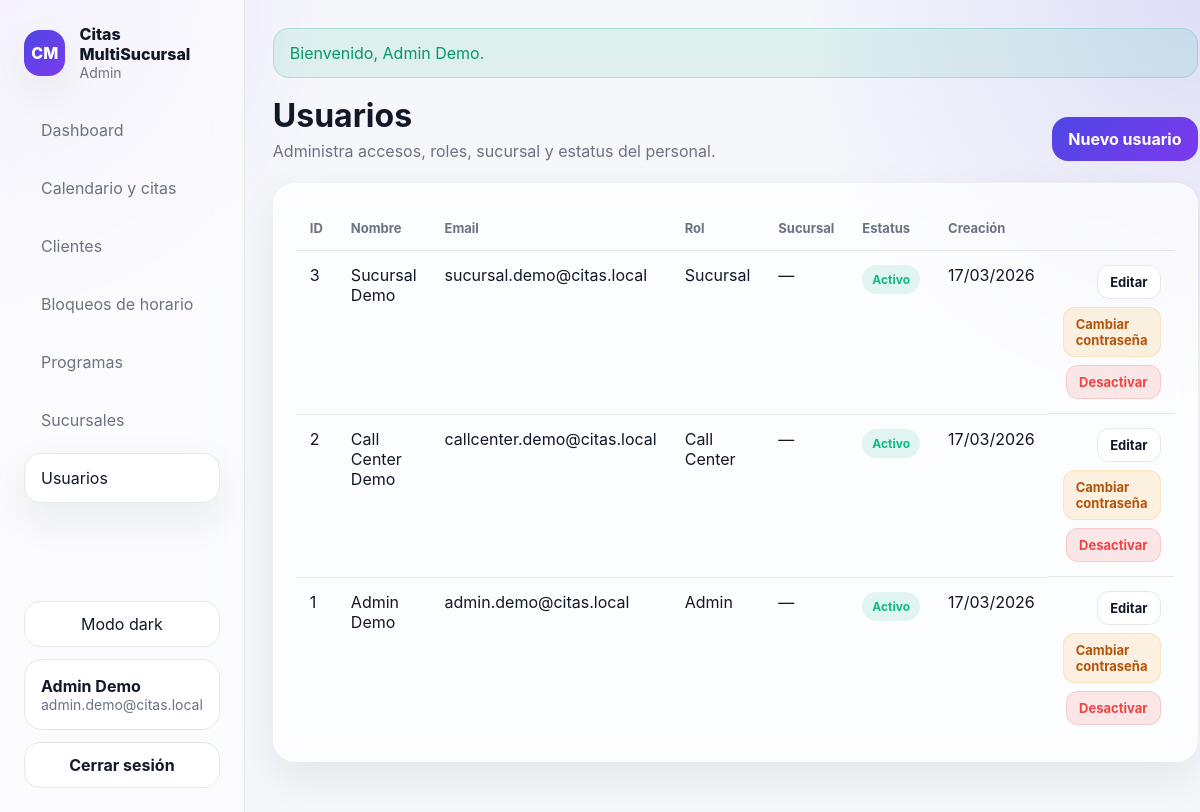
The page /users (signed in) on the database its author committed.
### tables this page shows
CREATE TABLE IF NOT EXISTS usuarios (
    id INT UNSIGNED AUTO_INCREMENT PRIMARY KEY,
    nombre VARCHAR(150) NOT NULL,
    email VARCHAR(190) NOT NULL UNIQUE,
    password VARCHAR(255) NOT NULL,
    rol ENUM('admin','call_center','sucursal') NOT NULL DEFAULT 'sucursal',
    sucursal_id INT UNSIGNED NULL,
    activo TINYINT(1) NOT NULL DEFAULT 1,
    created_at DATETIME NULL,
    updated_at DATETIME NULL,
    CONSTRAINT fk_usuarios_sucursal FOREIGN KEY (sucursal_id) REFERENCES sucursales(id) ON DELETE SET NULL
);

### app/Core/Controller.php (called while the page is built, shortened)
<?php
class Controller
{
    protected function view(string $view, array $data = [], string $layout = 'app'): void
    {
        extract($data, EXTR_SKIP);
        $viewPath = base_path('app/Views/' . $view . '.php');
        require base_path('app/Views/layouts/header.php');
        require $viewPath;
        require base_path('app/Views/layouts/footer.php');
    }
}

### app/Controllers/UserController.php (called while the page is built, shortened)
<?php
class UserController extends Controller
{
    public function index(): void
    {
        $users = User::all();
        $this->view('users/index', compact('users'));
    }
}

### index.php (called while the page is built, shortened)
<?php
require BASE_PATH . '/app/Core/helpers.php';
spl_autoload_register(function ($class) {
    $prefix = 'App\\';
    $baseDir = BASE_PATH . '/app/';
    $relativeClass = substr($class, strlen($prefix));
    $file = $baseDir . str_replace('\\', '/', $relativeClass) . '.php';
});
$router = new Router();
$router->get('/', [DashboardController::class, 'home']);
$router->get('/login', [AuthController::class, 'showLogin']);
$router->post('/login', [AuthController::class, 'login']);
$router->post('/logout', [AuthController::class, 'logout']);
$router->get('/dashboard', [DashboardController::class, 'index']);
$router->get('/sucursales', [SucursalController::class, 'index']);
$router->get('/sucursales/create', [SucursalController::class, 'create']);
$router->post('/sucursales/store', [SucursalController::class, 'store']);
$router->get('/sucursales/edit/{id}', [SucursalController::class, 'edit']);
$router->post('/sucursales/update/{id}', [SucursalController::class, 'update']);
$router->post('/sucursales/delete/{id}', [SucursalController::class, 'delete']);
$router->get('/citas', [CitaController::class, 'index']);
$router->get('/citas/create', [CitaController::class, 'create']);
$router->post('/citas/store', [CitaController::class, 'store']);
$router->get('/citas/edit/{id}', [CitaController::class, 'edit']);
$router->post('/citas/update/{id}', [CitaController::class, 'update']);
$router->post('/citas/delete/{id}', [CitaController::class, 'delete']);
$router->post('/citas/cancel/{id}', [CitaController::class, 'cancel']);
$router->get('/citas/clientes/search', [CitaController::class, 'searchClientes']);
$router->get('/citas/programas', [CitaController::class, 'programasPorSucursal']);
$router->post('/citas/prospectos/quick-store', [CitaController::class, 'quickStoreProspecto']);
$router->get('/clientes', [ClienteController::class, 'index']);
$router->get('/clientes/create', [ClienteController::class, 'create']);
$router->post('/clientes/store', [ClienteController::class, 'store']);
$router->get('/clientes/{id}', [ClienteController::class, 'show']);
$router->get('/clientes/edit/{id}', [ClienteController::class, 'edit']);
$router->post('/clientes/update/{id}', [ClienteController::class, 'update']);
$router->get('/bloqueos-horario', [BloqueoHorarioController::class, 'index']);
$router->get('/bloqueos-horario/create', [BloqueoHorarioController::class, 'create']);
$router->post('/bloqueos-horario/store', [BloqueoHorarioController::class, 'store']);
$router->get('/bloqueos-horario/edit/{id}', [BloqueoHorarioController::class, 'edit']);
$router->post('/bloqueos-horario/update/{id}', [BloqueoHorarioController::class, 'update']);
$router->post('/bloqueos-horario/delete/{id}', [BloqueoHorarioController::class, 'delete']);
$router->post('/bloqueos-horario/toggle/{id}', [BloqueoHorarioController::class, 'toggle']);
$router->get('/programas', [ProgramaController::class, 'index']);
$router->get('/programas/create', [ProgramaController::class, 'create']);
$router->post('/programas/store', [ProgramaController::class, 'store']);
$router->get('/programas/edit/{id}', [ProgramaController::class, 'edit']);
$router->post('/programas/update/{id}', [ProgramaController::class, 'update']);
$router->post('/programas/toggle/{id}', [ProgramaController::class, 'toggle']);
$router->get('/users', [UserController::class, 'index']);
$router->get('/users/create', [UserController::class, 'create']);
$router->post('/users/store', [UserController::class, 'store']);
$router->get('/users/edit/{id}', [UserController::class, 'edit']);
$router->post('/users/update/{id}', [UserController::class, 'update']);
$router->get('/users/password/{id}', [UserController::class, 'password']);
$router->post('/users/password/{id}', [UserController::class, 'updatePassword']);
$router->post('/users/toggle-active/{id}', [UserController::class, 'toggleActive']);
$router->get('/api/sucursales', [ApiController::class, 'sucursales']);
$router->get('/api/citas', [ApiController::class, 'citas']);
$router->post('/api/citas', [ApiController::class, 'storeCita']);
$router->get('/api/horarios-disponibles', [ApiController::class, 'horariosDisponibles']);
$router->get('/api/bloqueos', [ApiController::class, 'bloqueos']);
$router->post('/api/bloqueos', [ApiController::class, 'storeBloqueo']);
$router->get('/api/clientes', [ApiController::class, 'clientes']);
$router->post('/api/clientes', [ApiController::class, 'storeCliente']);
$router->get('/api/clientes/{id}', [ApiController::class, 'showCliente']);
$router->get('/install', [InstallController::class, 'index']);
$router->post('/install/run', [InstallController::class, 'run']);
$router->dispatch($_SERVER['REQUEST_METHOD'] ?? 'GET', current_path());

### app/Core/helpers.php (called while the page is built, shortened)
<?php
function base_path(string $path = ''): string
{
    return BASE_PATH . ($path ? '/' . ltrim($path, '/') : '');
}
function app_url(): string
{
    $https = (!empty($_SERVER['HTTPS']) && $_SERVER['HTTPS'] !== 'off');
    $scheme = $https ? 'https' : 'http';
    $host = $_SERVER['HTTP_HOST'] ?? 'localhost';
    $scriptName = $_SERVER['SCRIPT_NAME'] ?? '/index.php';
    $dir = rtrim(str_replace('\\', '/', dirname($scriptName)), '/');
    if ($dir === '') {
        $dir = '';
    }
    return rtrim($scheme . '://' . $host . ($dir ? $dir : ''), '/');
}
function url(string $path = ''): string
{
    $path = '/' . ltrim($path, '/');
    return app_url() . ($path === '/' ? '' : $path);
}
function asset(string $path): string
{
    $normalizedPath = ltrim($path, '/');
    $assetUrl = url('public/assets/' . $normalizedPath);
    $absolutePath = base_path('public/assets/' . $normalizedPath);
    if (is_file($absolutePath)) {
        $version = (string) filemtime($absolutePath);
        return $assetUrl . '?v=' . rawurlencode($version);
    }
    return $assetUrl;
}
function current_path(): string
{
    $uri = parse_url($_SERVER['REQUEST_URI'] ?? '/', PHP_URL_PATH) ?: '/';
    $scriptName = $_SERVER['SCRIPT_NAME'] ?? '/index.php';
    $baseDir = rtrim(str_replace('\\', '/', dirname($scriptName)), '/');
    return $uri ?: '/';
}
function e(?string $value): string
{
    return htmlspecialchars((string) $value, ENT_QUOTES, 'UTF-8');
}
function flash(string $key): ?string
{
    $message = $_SESSION['_flash'][$key] ?? null;
    return $message;
}
function auth_user(): ?array
{
    return $_SESSION['user'] ?? null;
}
function format_date(string $date): string
{
    return date('d/m/Y', strtotime($date));
}

### app/Core/Database.php (called while the page is built, shortened)
<?php
class Database
{
    private static ?PDO $pdo = null;
    public static function boot(array $config): void
    {
        $dsn = sprintf(
            'mysql:host=%s;port=%s;dbname=%s;charset=%s',
            $config['host'],
            $config['port'],
            $config['database'],
            $config['charset']
        );
        self::$pdo = new PDO($dsn, $config['username'], $config['password'], [
            PDO::ATTR_ERRMODE => PDO::ERRMODE_EXCEPTION,
            PDO::ATTR_DEFAULT_FETCH_MODE => PDO::FETCH_ASSOC,
        ]);
    }
    public static function pdo(): PDO
    {
        return self::$pdo;
    }
    public static function select(string $sql, array $params = []): array
    {
        $stmt = self::pdo()->prepare($sql);
        $stmt->execute($params);
        return $stmt->fetchAll();
    }
}

### app/Models/User.php (called while the page is built, shortened)
<?php
class User
{
    public static function all(): array
    {
        return Database::select(
            "SELECT u.*, s.nombre AS sucursal_nombre
             FROM usuarios u
             LEFT JOIN sucursales s ON s.id = u.sucursal_id
             ORDER BY u.created_at DESC, u.id DESC"
        );
    }
}

### app/Views/users/index.php (the view, shortened to what this page needs)
<section class="page-head">
    <div>
        <h1>Usuarios</h1>
        <p>Administra accesos, roles, sucursal y estatus del personal.</p>
    </div>
    <div class="page-actions">
        <a class="btn btn-primary" href="<?= e(url('/users/create')) ?>">Nuevo usuario</a>
    </div>
</section>
<section class="card">
    <div class="table-wrap">
        <table class="table">
            <thead>
                <tr>
                    <th>ID</th>
                    <th>Nombre</th>
                    <th>Email</th>
                    <th>Rol</th>
                    <th>Sucursal</th>
                    <th>Estatus</th>
                    <th>Creación</th>
                    <th></th>
                </tr>
            </thead>
            <tbody>
                <?php foreach ($users as $item): ?>
                <tr>
                    <td><?= e((string)$item['id']) ?></td>
                    <td><?= e($item['nombre']) ?></td>
                    <td><?= e($item['email']) ?></td>
                    <td><?= e(ucwords(str_replace('_', ' ', $item['rol']))) ?></td>
                    <td><?= e($item['sucursal_nombre'] ?? '—') ?></td>
                    <td>
                        <?php if ((int)$item['activo'] === 1): ?>
                            <span class="badge badge-atendida">Activo</span>
                        <?php else: ?>
                            <span class="badge badge-cancelada">Inactivo</span>
                        <?php endif; ?>
                    </td>
                    <td><?= e(format_date($item['created_at'])) ?></td>
                    <td class="actions-cell">
                        <a class="btn btn-outline btn-sm" href="<?= e(url('/users/edit/' . $item['id'])) ?>">Editar</a>
                        <a class="btn btn-warning btn-sm" href="<?= e(url('/users/password/' . $item['id'])) ?>">Cambiar contraseña</a>
                        <form method="POST" action="<?= e(url('/users/toggle-active/' . $item['id'])) ?>" onsubmit="return confirm('¿Confirmas cambiar el estatus de este usuario?');">
                            <button class="btn <?= (int)$item['activo'] === 1 ? 'btn-danger' : 'btn-primary' ?> btn-sm" type="submit">
                                <?= (int)$item['activo'] === 1 ? 'Desactivar' : 'Activar' ?>
                            </button>
                        </form>
                    </td>
                </tr>
                <?php endforeach; ?>
            </tbody>
        </table>
    </div>
</section>

### app/Core/Router.php (shortened to what this page needs)
<?php
class Router
{
    private array $routes = [];
    private function addRoute(string $method, string $path, array $handler): void
    {
        $this->routes[$method][] = [
            'path' => $path,
            'handler' => $handler,
        ];
    }
    public function dispatch(string $method, string $uri): void
    {
        $routes = $this->routes[$method] ?? [];
        foreach ($routes as $route) {
            $pattern = preg_replace('#\{[a-zA-Z_]+\}#', '([a-zA-Z0-9\-_]+)', $route['path']);
            $pattern = '#^' . $pattern . '$#';
            if (preg_match($pattern, $uri, $matches)) {
                array_shift($matches);
                [$class, $method] = $route['handler'];
                $controller = new $class();
                $controller->$method(...$matches);
                return;
            }
        }
    }
}

### app/Views/layouts/header.php (shortened to what this page needs)
<?php
$user = auth_user();
$success = flash('success');
?>
<!DOCTYPE html>
<html lang="es" data-theme="light">
<head>
    <link rel="stylesheet" href="<?= e(asset('css/app.css')) ?>">
</head>
<body>
<div class="app-shell">
    <?php if ($user): ?>
        <aside class="sidebar">
            <div class="brand">
                <div class="brand-badge">CM</div>
                <div>
                    <div class="brand-title">Citas MultiSucursal</div>
                    <div class="brand-subtitle"><?= e(ucwords(str_replace('_', ' ', $user['rol']))) ?></div>
                </div>
            </div>
            <nav class="nav">
                <a class="nav-link <?= current_path() === '/dashboard' ? 'active' : '' ?>" href="<?= e(url('/dashboard')) ?>">Dashboard</a>
                <a class="nav-link <?= current_path() === '/citas' ? 'active' : '' ?>" href="<?= e(url('/citas')) ?>">Calendario y citas</a>
                <a class="nav-link <?= str_starts_with(current_path(), '/clientes') ? 'active' : '' ?>" href="<?= e(url('/clientes')) ?>">Clientes</a>
                <?php if (in_array($user['rol'], ['admin', 'sucursal'], true)): ?>
                    <a class="nav-link <?= str_starts_with(current_path(), '/bloqueos-horario') ? 'active' : '' ?>" href="<?= e(url('/bloqueos-horario')) ?>">Bloqueos de horario</a>
                <?php endif; ?>
                <?php if (in_array($user['rol'], ['admin', 'sucursal'], true)): ?>
                    <a class="nav-link <?= str_starts_with(current_path(), '/programas') ? 'active' : '' ?>" href="<?= e(url('/programas')) ?>">Programas</a>
                <?php endif; ?>
                <?php if ($user['rol'] === 'admin'): ?>
                    <a class="nav-link <?= str_starts_with(current_path(), '/sucursales') ? 'active' : '' ?>" href="<?= e(url('/sucursales')) ?>">Sucursales</a>
                    <a class="nav-link <?= str_starts_with(current_path(), '/users') ? 'active' : '' ?>" href="<?= e(url('/users')) ?>">Usuarios</a>
                <?php endif; ?>
            </nav>
            <div class="sidebar-footer">
                <button type="button" class="theme-toggle" id="themeToggle">Modo dark</button>
                <div class="user-card">
                    <div class="user-name"><?= e($user['nombre']) ?></div>
                    <div class="user-email"><?= e($user['email']) ?></div>
                </div>
                <form method="POST" action="<?= e(url('/logout')) ?>">
                    <button class="btn btn-outline btn-block" type="submit">Cerrar sesión</button>
                </form>
            </div>
        </aside>
    <?php endif; ?>
    <main class="main-content <?= $user ? '' : 'main-content-auth' ?>">
        <?php if ($success): ?>
            <div class="alert alert-success"><?= e($success) ?></div>
        <?php endif; ?>

### rows shown on the page
usuarios: rol "Admin", nombre "Admin Demo", email "admin.demo@citas.local", id "1", sucursal_nombre "—", activo "Activo", created_at "17/03/2026"
usuarios: id "3", nombre "Sucursal Demo", email "sucursal.demo@citas.local", rol "Sucursal", sucursal_nombre "—", activo "Activo", created_at "17/03/2026"
usuarios: id "2", nombre "Call Center Demo", email "callcenter.demo@citas.local", rol "Call Center", sucursal_nombre "—", activo "Activo", created_at "17/03/2026"
